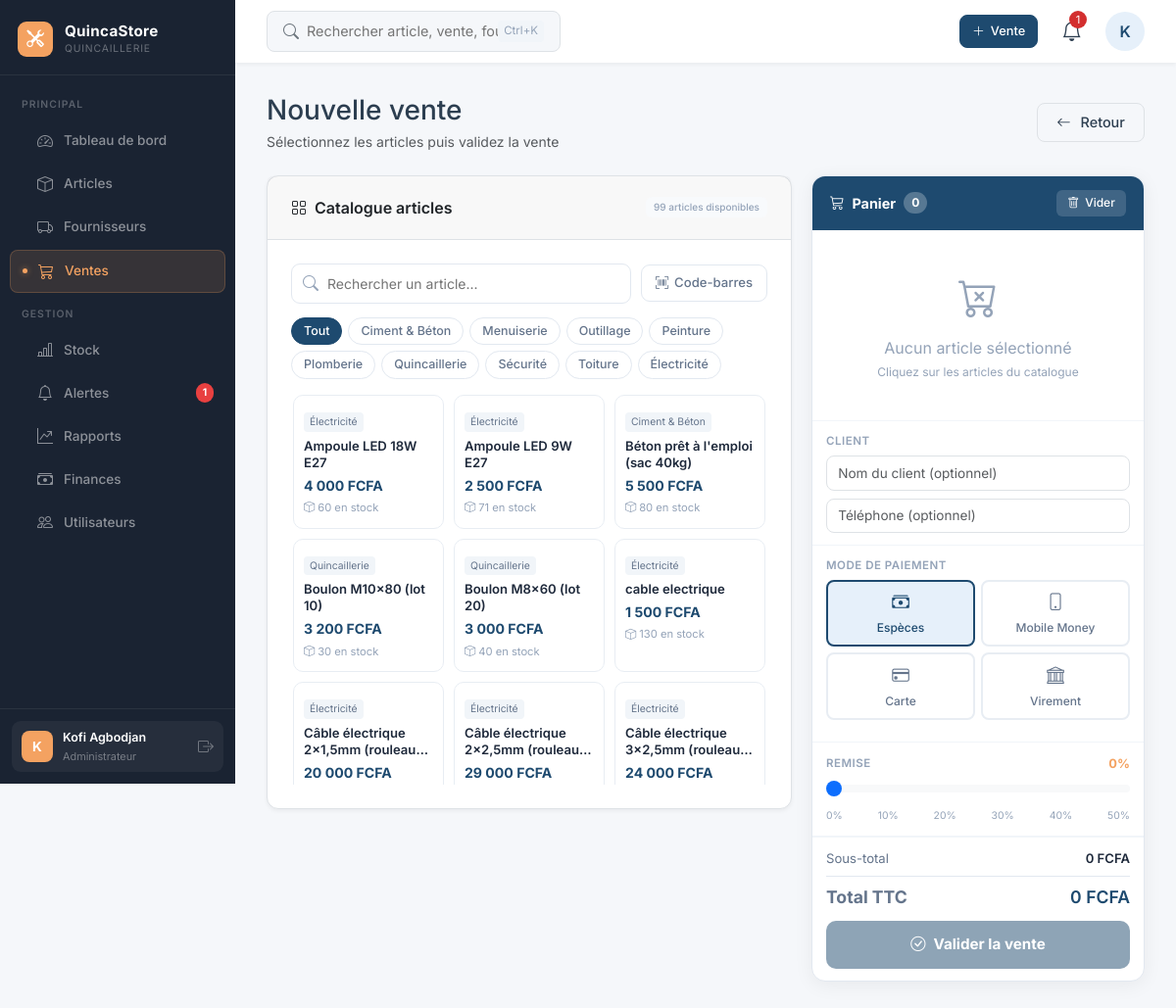
The page /ajouter_vente.php (signed in) on the database its author committed.
### tables this page shows
CREATE TABLE `articles` (
  `id` int(11) NOT NULL,
  `nom` varchar(200) NOT NULL,
  `categorie` varchar(100) DEFAULT NULL,
  `fournisseur_id` int(11) DEFAULT NULL,
  `prix_achat` decimal(12,0) DEFAULT NULL,
  `prix_vente` decimal(12,0) NOT NULL,
  `quantite` int(11) DEFAULT 0,
  `stock_minimum` int(11) DEFAULT 5,
  `description` text DEFAULT NULL,
  `created_at` timestamp NOT NULL DEFAULT current_timestamp()
);

### config.php (called while the page is built, shortened)
<?php
function fcfa($montant) {
    return number_format((float)$montant, 0, ',', ' ') . ' FCFA';
}

### ajouter_vente.php (the view, shortened to what this page needs)
<?php
require_once 'config.php';
require_once 'database.php';
$stmt = mysqli_prepare($conn, "SELECT id, nom, prix_vente, quantite, categorie FROM articles WHERE quantite > 0 ORDER BY nom");
mysqli_stmt_execute($stmt);
$result   = mysqli_stmt_get_result($stmt);
$articles = mysqli_fetch_all($result, MYSQLI_ASSOC);
$categories = array_unique(array_column($articles, 'categorie'));
sort($categories);
?>
<!DOCTYPE html>
<html lang="fr">
<head>
    <link href="https://cdn.jsdelivr.net/npm/bootstrap@5.3.0/dist/css/bootstrap.min.css" rel="stylesheet">
    <link rel="stylesheet" href="https://cdn.jsdelivr.net/npm/bootstrap-icons@1.11.3/font/bootstrap-icons.min.css">
    <link rel="stylesheet" href="assets/style.css">
</head>
<body>
    <?php include 'includes/sidebar.php'; ?>
    <div class="main-content">
        <?php include 'includes/header.php'; ?>
        <div class="page-content">
            <div class="d-flex justify-content-between align-items-center mb-4">
                <div>
                    <h1 class="h3 mb-1">Nouvelle vente</h1>
                    <p class="text-muted small mb-0">Sélectionnez les articles puis validez la vente</p>
                </div>
                <a href="ventes.php" class="btn btn-outline"><i class="bi bi-arrow-left me-1"></i>Retour</a>
            </div>
            <form method="POST" id="venteForm">
                <div class="vente-layout">
                    <div>
                        <div class="card">
                            <div class="card-header">
                                <span><i class="bi bi-grid me-2"></i>Catalogue articles</span>
                                <span class="badge-period"><?= count($articles) ?> articles disponibles</span>
                            </div>
                            <div class="card-body">
                                <div class="catalogue-header">
                                    <div class="search-article-wrap">
                                        <input type="text" class="search-article-input" id="searchArticle"
                                               placeholder="Rechercher un article...">
                                    </div>
                                    <button type="button" class="barcode-btn" data-bs-toggle="modal" data-bs-target="#barcodeModal">
                                        <i class="bi bi-upc-scan"></i> Code-barres
                                    </button>
                                </div>
                                <div class="cat-filters">
                                    <button type="button" class="cat-btn active" data-cat="">Tout</button>
                                    <?php foreach ($categories as $cat): if (!$cat) continue; ?>
                                    <button type="button" class="cat-btn" data-cat="<?= htmlspecialchars($cat) ?>">
                                        <?= htmlspecialchars($cat) ?>
                                    </button>
                                    <?php endforeach; ?>
                                </div>
                                <div class="articles-grid" id="articlesGrid">
                                    <?php foreach ($articles as $a): ?>
                                    <div class="article-card <?= $a['quantite'] == 0 ? 'stock-zero' : '' ?>"
                                         data-id="<?= $a['id'] ?>"
                                         data-nom="<?= htmlspecialchars($a['nom']) ?>"
                                         data-prix="<?= $a['prix_vente'] ?>"
                                         data-stock="<?= $a['quantite'] ?>"
                                         data-cat="<?= htmlspecialchars($a['categorie'] ?? '') ?>"
                                         onclick="ajouterAuPanier(this)">
                                        <?php if ($a['categorie']): ?>
                                        <div class="article-card-cat"><?= htmlspecialchars($a['categorie']) ?></div>
                                        <?php endif; ?>
                                        <div class="article-card-name"><?= htmlspecialchars($a['nom']) ?></div>
                                        <div class="article-card-prix"><?= fcfa($a['prix_vente']) ?></div>
                                        <div class="article-card-stock <?= $a['quantite'] == 0 ? 'out' : ($a['quantite'] <= 5 ? 'low' : '') ?>">
                                            <i class="bi bi-box"></i>
                                            <?= $a['quantite'] == 0 ? 'Rupture' : $a['quantite'] . ' en stock' ?>
                                        </div>
                                    </div>
                                    <?php endforeach; ?>
                                </div>
                            </div>
                        </div>
                    </div>
                    <div>
                        <div class="panier-card">
                            <div class="panier-header">
                                <div class="panier-header-title">
                                    <i class="bi bi-cart3"></i> Panier
                                    <span class="panier-count" id="panierCount">0</span>
                                </div>
                                <button type="button" class="btn btn-sm" style="background:rgba(255,255,255,0.15);color:white;border:none;border-radius:6px;font-size:0.75rem" onclick="viderPanier()">
                                    <i class="bi bi-trash"></i> Vider
                                </button>
                            </div>
                            <div class="panier-items" id="panierItems">
                                <div class="panier-empty" id="panierEmpty">
                                    <i class="bi bi-cart-x"></i>
                                    Aucun article sélectionné
                                    <div style="font-size:0.75rem;margin-top:4px">Cliquez sur les articles du catalogue</div>
                                </div>
                            </div>
                            <div class="panier-form-section">
                                <label class="panier-form-label">Client</label>
                                <input type="text" name="client_nom" class="form-control form-control-sm mb-2"
                                       placeholder="Nom du client (optionnel)"
                                       value="<?= htmlspecialchars($_POST['client_nom'] ?? '') ?>">
                                <input type="tel" name="client_telephone" class="form-control form-control-sm"
                                       placeholder="Téléphone (optionnel)"
                                       value="<?= htmlspecialchars($_POST['client_telephone'] ?? '') ?>">
                            </div>
                            <div class="panier-form-section">
                                <label class="panier-form-label">Mode de paiement</label>
                                <div class="paiement-grid">
                                    <div class="paiement-option selected" data-paiement="especes">
                                        <i class="bi bi-cash-stack"></i> Espèces
                                    </div>
                                    <div class="paiement-option mobile-money" data-paiement="mobile_money">
                                        <i class="bi bi-phone"></i> Mobile Money
                                    </div>
                                    <div class="paiement-option" data-paiement="carte">
                                        <i class="bi bi-credit-card"></i> Carte
                                    </div>
                                    <div class="paiement-option" data-paiement="virement">
                                        <i class="bi bi-bank"></i> Virement
                                    </div>
                                </div>
                            </div>
                            <div class="panier-form-section">
                                <div class="d-flex justify-content-between align-items-center mb-1">
                                    <label class="panier-form-label mb-0">Remise</label>
                                    <span id="remiseLabel" style="font-size:0.8rem;font-weight:700;color:var(--accent)">0%</span>
                                </div>
                                <input type="range" class="form-range" min="0" max="50" step="5"
                                       value="0" id="remiseRange"
                                       oninput="updateRemise(this.value)">
                                <div class="d-flex justify-content-between" style="font-size:0.65rem;color:#94a3b8;margin-top:2px">
                                    <span>0%</span><span>10%</span><span>20%</span><span>30%</span><span>40%</span><span>50%</span>
                                </div>
                            </div>
                            <div class="panier-total-section">
                                <div class="total-line">
                                    <span class="label">Sous-total</span>
                                    <span class="value" id="sousTotal">0 FCFA</span>
                                </div>
                                <div class="total-line main">
                                    <span class="label">Total TTC</span>
                                    <span class="value" id="totalDisplay">0 FCFA</span>
                                </div>
                                <button type="submit" class="btn-valider" id="btnValider" disabled>
                                    <i class="bi bi-check-circle"></i> Valider la vente
                                </button>
                            </div>
                        </div>
                    </div>
                </div>
            </form>
        </div>
    </div>
</body>
</html>

### assets/style.css (style rules this page uses)
:root { --primary: #1E4A6F; --primary-dark: #0F2C4A; --primary-light: #E6F0FA; --secondary: #2D3E50; --accent: #F4A261; --danger: #D32F2F; --success: #2E7D32; --bg: #F5F7FA; --border: #DEE2E6; --header-height: 64px; --shadow-sm: 0 2px 4px rgba(0, 0, 0, 0.05); --shadow-md: 0 4px 6px rgba(0, 0, 0, 0.07); --transition: all 0.2s ease; }
* { margin: 0; padding: 0; box-sizing: border-box; }
body { font-family: 'Inter', sans-serif; background: var(--bg); color: #2c3e50; line-height: 1.5; overflow-x: hidden; }
:root { --sidebar-bg: #1a2332; --sidebar-accent: #F4A261; --sidebar-width: 240px; }
.main-content { flex: 1; margin-left: var(--sidebar-width); min-height: 100vh; display: flex; flex-direction: column; }
.page-content { padding: 2rem; flex: 1; }
.card { background: white; border-radius: 12px; border: 1px solid var(--border); box-shadow: var(--shadow-sm); transition: var(--transition); }
.card-header { padding: 1.25rem 1.5rem; border-bottom: 1px solid var(--border); font-weight: 600; display: flex; align-items: center; justify-content: space-between; }
.card-body { padding: 1.5rem; }
.btn { display: inline-flex; align-items: center; gap: 6px; padding: 0.5rem 1.2rem; border-radius: 8px; font-size: 0.9rem; font-weight: 500; cursor: pointer; border: 1.5px solid transparent; transition: var(--transition); text-decoration: none; }
.btn-outline { background: transparent; border-color: var(--border); color: var(--secondary); }
.btn-sm { padding: 0.3rem 0.7rem; font-size: 0.8rem; }
.form-control, .form-select { width: 100%; padding: 0.6rem 0.875rem; border: 1.5px solid var(--border); border-radius: 8px; font-size: 0.95rem; transition: var(--transition); font-family: 'Inter', sans-serif; background: white; color: #2c3e50; }
.form-control-sm { padding: 0.4rem 0.7rem; font-size: 0.85rem; }
.badge-period { font-size: 10px; color: #94a3b8; background: #f8fafc; padding: 3px 8px; border-radius: 6px; font-weight: 500; }

### rows shown on the page
articles: categorie "Électricité", nom "Ampoule LED 18W E27", prix_vente "4 000 FCFA", quantite "60"
articles: categorie "Électricité", nom "Ampoule LED 9W E27", prix_vente "2 500 FCFA", quantite "71"
articles: categorie "Ciment & Béton", nom "Béton prêt à l'emploi (sac 40kg)", prix_vente "5 500 FCFA", quantite "80"
articles: categorie "Quincaillerie", nom "Boulon M10x80 (lot 10)", prix_vente "3 200 FCFA", quantite "30"
articles: categorie "Quincaillerie", nom "Boulon M8x60 (lot 20)", prix_vente "3 000 FCFA", quantite "40"
articles: categorie "Électricité", nom "cable electrique", prix_vente "1 500 FCFA", quantite "130"
articles: categorie "Électricité", nom "Câble électrique 2x1,5mm…", prix_vente "20 000 FCFA"
articles: categorie "Électricité", nom "Câble électrique 2x2,5mm…", prix_vente "29 000 FCFA"
articles: categorie "Électricité", nom "Câble électrique 3x2,5mm…", prix_vente "24 000 FCFA"

### other values the page prints
$nbA "1"
substr($user['nom'], 0, 1) "K"
$user['nom'] "Kofi Agbodjan"
$user['role'] "Administrateur"
$nbAlertesH "1"
substr($_SESSION['nom'], 0, 1) "K"
count($articles) "99"
$cat "Ciment & Béton"
$cat "Menuiserie"
$cat "Outillage"
$cat "Peinture"
$cat "Plomberie"
$cat "Quincaillerie"
$cat "Sécurité"
$cat "Toiture"
